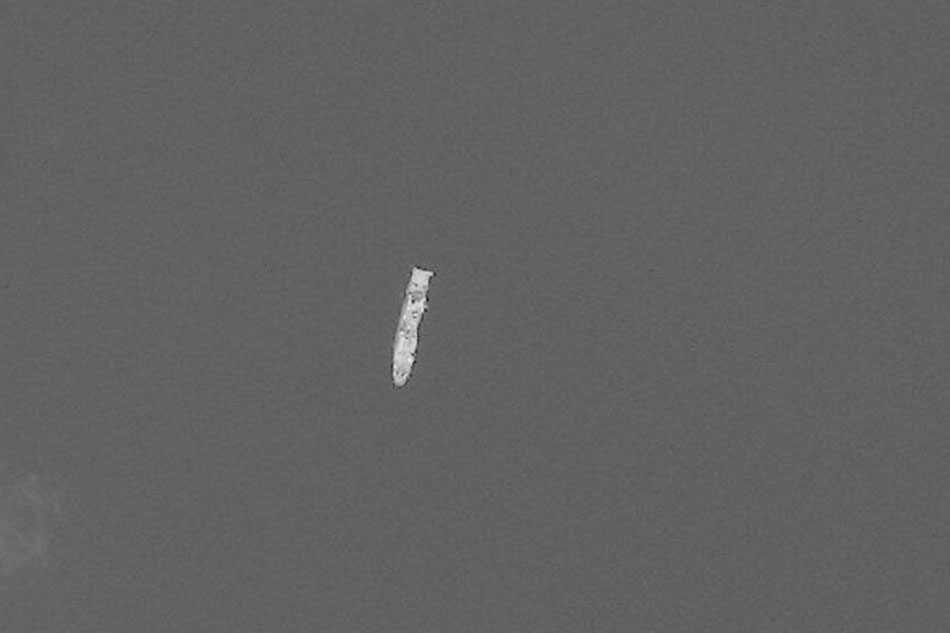
#> input picture ship_2.jpg, 950 x 633 px
$ python ships_detection.py
#> lines starting #> are read from the running program, lines starting #| are printed output that depends on the picture; after the words box and inside, x2 and y2 are one past the last pixel; in counts of white or black regions, pixels touching at a corner belong together
import imutils
import cv2 as cv


# load the input image and show its dimensions, keeping in mind that
# images are represented as a multi-dimensional NumPy array with
# shape no. rows (height) x no. columns (width) x no. channels (depth)
image = input(str('Enter the path of images: '))
#> the answer given: ship_2.jpg
image = cv.imread(image)
#> image is the input picture: shape (633, 950, 3); min 10, max 242, mean 97.8
image = imutils.resize(image, width=600) # Resize the image
#> image: shape (399, 600, 3)
(h, w, d) = image.shape
#> h = 399; w = 600; d = 3
print("Width={}, Height={}, Depth={}".format(w,h,d))
#| Width=600, Height=399, Depth=3


gray = cv.cvtColor(image, cv.COLOR_BGR2GRAY) # convert the image to grayscale
gray = cv.GaussianBlur(gray, (15,15),0) #Smoothing an image
edge = cv.Canny(gray, 30,105)  # applying edge detection we can find the outlines of objects in images
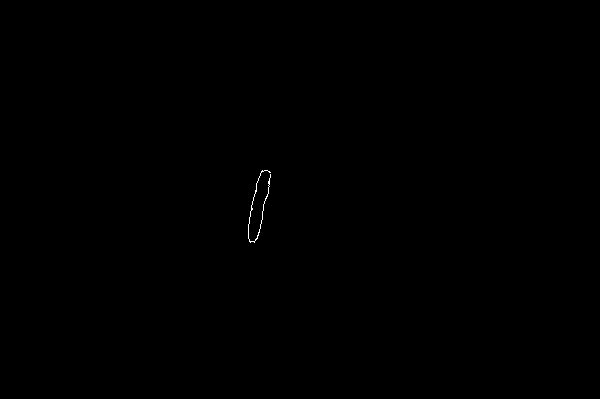
#> edge: shape (399, 600); 0.07% white in thin lines or dots, all inside (x1, y1, x2, y2) = (248, 170, 271, 243)
threshold = cv.threshold(gray, 135, 255, cv.THRESH_BINARY)[1]
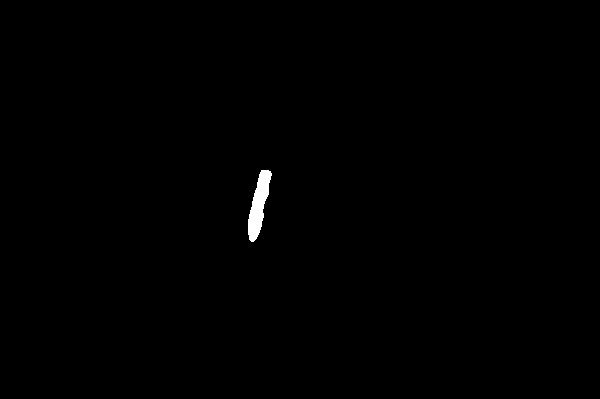
#> threshold: shape (399, 600); 0.37% white; 1 white region, box (x1, y1, x2, y2) and area: (248, 170, 272, 242) 894

# threshold the image by setting all pixel values less than 225
# to 255 (white; foreground) and all pixel values >= 225 to 255
# (black; background), thereby segmenting the image
mask = threshold.copy()
mask = cv.dilate(mask, None)
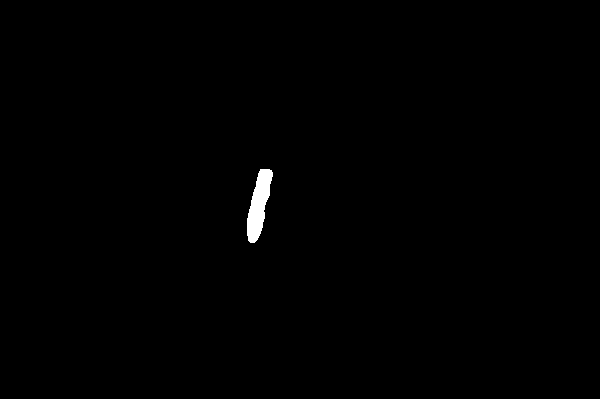
#> mask: shape (399, 600); 0.46% white; 1 white region
mask_bit = cv.bitwise_and(image, image, mask=mask)

# display the image to our screen
cv.imshow('Mask', mask)
cv.imshow('Original', image)
cv.imshow('Gray', gray)
cv.imshow('output', mask_bit)
#cv.imshow('Threshold', threshold)
#cv.imshow('Edge', edge)


# find contours (i.e., outlines) of the foreground objects in the thresholded image
cnts = cv.findContours(mask.copy(), cv.RETR_EXTERNAL,
	cv.CHAIN_APPROX_SIMPLE)
#> cnts = 1 contour; box (x1, y1, x2, y2) and area: (247, 169, 273, 243) 1011
cnts = imutils.grab_contours(cnts)

output = image.copy()

# loop over the contours
for c in cnts:
	# draw each contour on the output image with a 2px thick red
	# outline, then display the output contours one at a time
	cv.drawContours(output, [c], -1, (0, 0, 215), 2)
	cv.imshow("Contours", output)
	cv.waitKey(0)
#> this loop made 1 pass
#> pass 1, `cv.imshow("Contours", output)`:
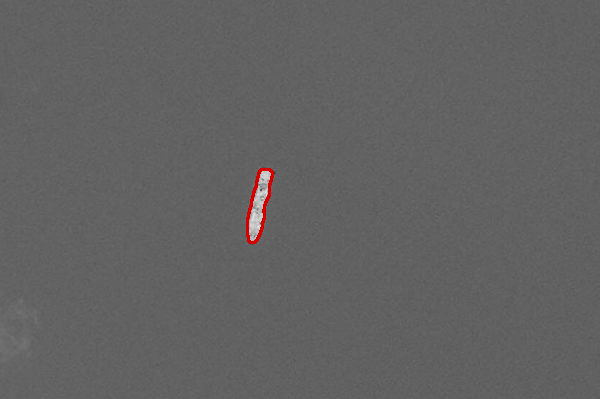
#> window 'Contours': shape (399, 600, 3); mean B, G, R 97.5, 97.5, 98


# draw the total number of contours found in red
text = "ships detected: {}".format(len(cnts))
#> text = 'ships detected: 1'
cv.putText(output, text, (10, 25),  cv.FONT_HERSHEY_SIMPLEX, 0.8,
	(0,255,0), 1)
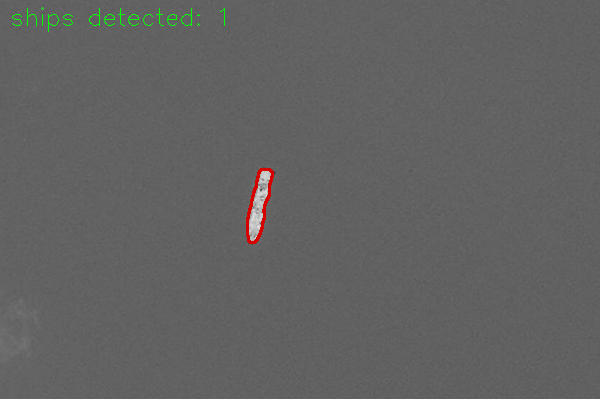
#> output: shape (399, 600, 3); 0.19% of pixels changed, all inside (x1, y1, x2, y2) = (12, 7, 225, 32)
cv.imshow("Contours", output)
cv.waitKey(0)
